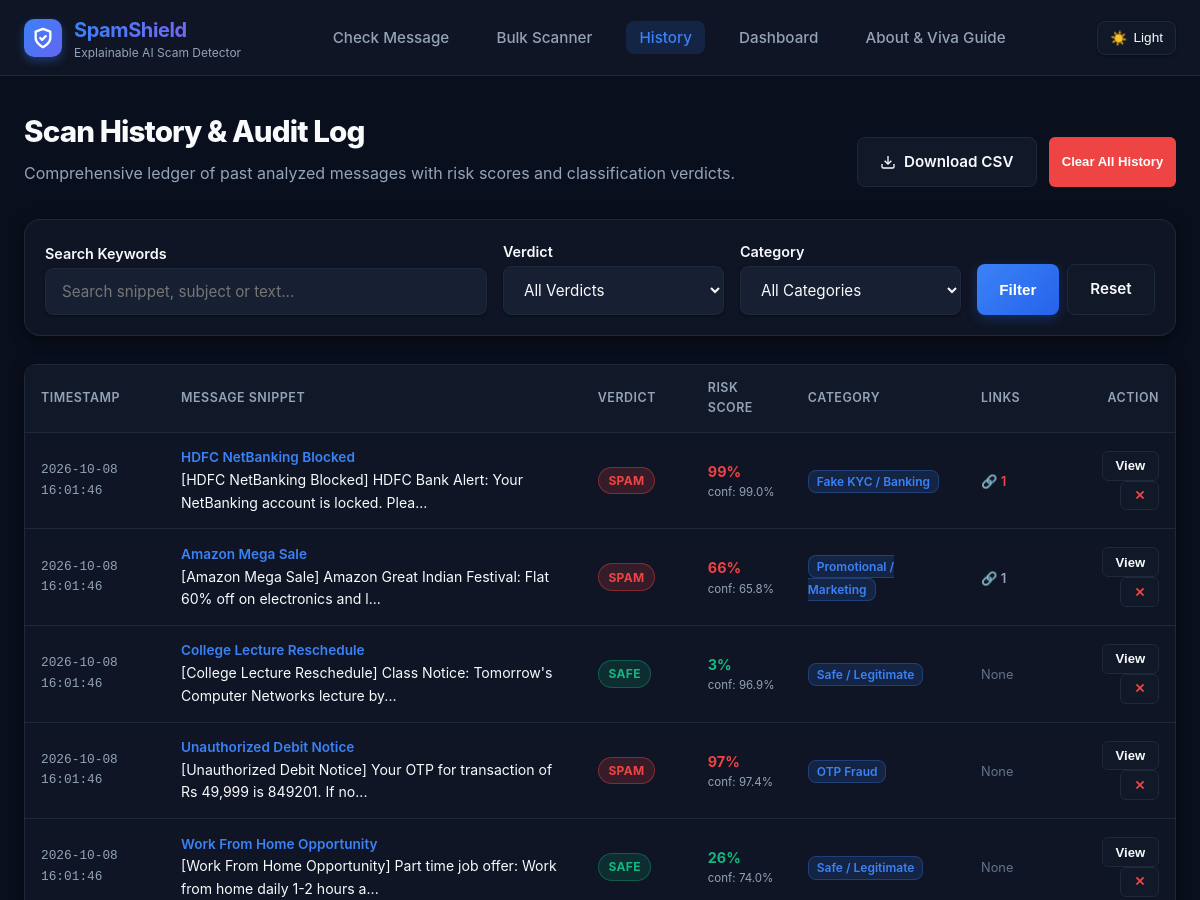
Before: /history (upper part) with the older database file.
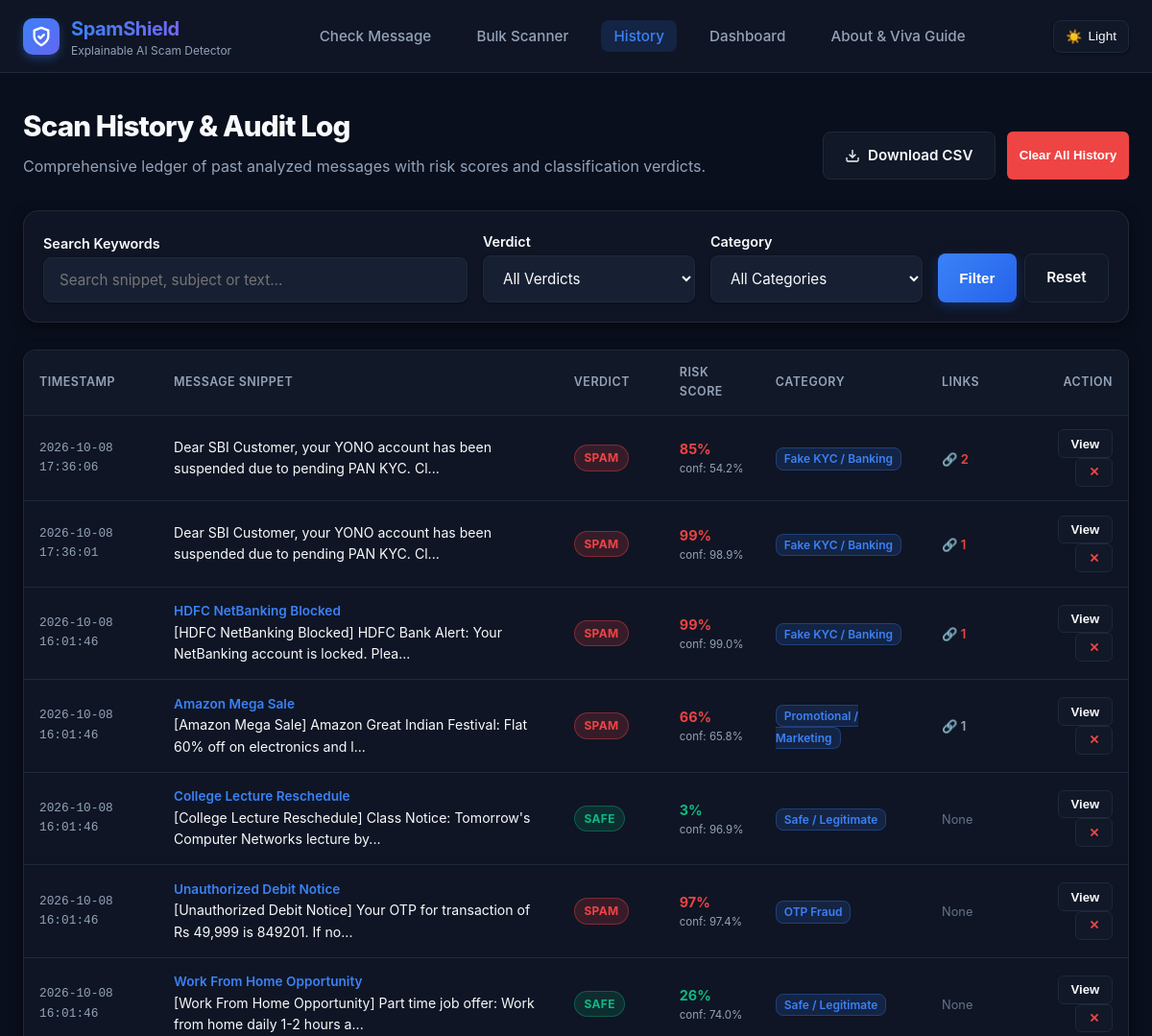
After: the same page with the newer database file.
### tables this page shows
CREATE TABLE checks (
            id INTEGER PRIMARY KEY AUTOINCREMENT,
            timestamp DATETIME DEFAULT CURRENT_TIMESTAMP,
            subject TEXT,
            message TEXT NOT NULL,
            snippet TEXT NOT NULL,
            verdict TEXT NOT NULL,
            risk_score INTEGER NOT NULL,
            confidence REAL NOT NULL,
            category TEXT NOT NULL,
            flagged_words TEXT,
            links_count INTEGER DEFAULT 0,
            suspicious_links INTEGER DEFAULT 0
        );

### app.py (the view)
@app.route('/history')
def history():
    search = request.args.get('search', '').strip()
    verdict = request.args.get('verdict', '').strip()
    category = request.args.get('category', '').strip()
    records = database.get_history(search=search, verdict_filter=verdict, category_filter=category)
    return render_template(
        'history.html',
        records=records,
        search=search,
        verdict=verdict,
        category=category,
        total_count=len(records)
    )

### database.py (called while the page is built)
def get_db_connection():
    conn = sqlite3.connect(DB_PATH)
    conn.row_factory = sqlite3.Row
    return conn

def init_db():
    conn = get_db_connection()
    cursor = conn.cursor()
    cursor.execute("""
        CREATE TABLE IF NOT EXISTS checks (
            id INTEGER PRIMARY KEY AUTOINCREMENT,
            timestamp DATETIME DEFAULT CURRENT_TIMESTAMP,
            subject TEXT,
            message TEXT NOT NULL,
            snippet TEXT NOT NULL,
            verdict TEXT NOT NULL,
            risk_score INTEGER NOT NULL,
            confidence REAL NOT NULL,
            category TEXT NOT NULL,
            flagged_words TEXT,
            links_count INTEGER DEFAULT 0,
            suspicious_links INTEGER DEFAULT 0
        );
    """)
    conn.commit()
    conn.close()

### templates/history.html (shortened to what this page needs)
{% extends "base.html" %}
{% block content %}
<div class="page-header" style="display: flex; justify-content: space-between; align-items: flex-end; flex-wrap: wrap; gap: 1rem;">
  <div>
    <h2>Scan History & Audit Log</h2>
    <p>Comprehensive ledger of past analyzed messages with risk scores and classification verdicts.</p>
  </div>
  <div class="btn-group">
    <a href="{{ url_for('history_download') }}" class="btn btn-secondary">
      <svg width="16" height="16" viewBox="0 0 24 24" fill="none" stroke="currentColor" stroke-width="2">
        <path d="M21 15v4a2 2 0 0 1-2 2H5a2 2 0 0 1-2-2v-4"/>
        <polyline points="7 10 12 15 17 10"/>
        <line x1="12" y1="15" x2="12" y2="3"/>
      </svg>
      Download CSV
    </a>
    <button type="button" id="clearHistoryBtn" class="btn btn-danger btn-sm">
      Clear All History
    </button>
  </div>
</div>
<div class="glass-card" style="padding: 1.25rem; margin-bottom: 1.75rem;">
  <form method="GET" action="{{ url_for('history') }}" style="display: flex; gap: 1rem; flex-wrap: wrap; align-items: flex-end;">
    <div style="flex: 2; min-width: 220px;">
      <label class="form-label" style="margin-bottom: 0.2rem;">Search Keywords</label>
      <input
        type="text"
        name="search"
        value="{{ search }}"
        class="form-input"
        placeholder="Search snippet, subject or text..."
      >
    </div>
    <div style="flex: 1; min-width: 140px;">
      <label class="form-label" style="margin-bottom: 0.2rem;">Verdict</label>
      <select name="verdict" class="form-select">
        <option value="">All Verdicts</option>
      </select>
    </div>
    <div style="flex: 1; min-width: 170px;">
      <label class="form-label" style="margin-bottom: 0.2rem;">Category</label>
      <select name="category" class="form-select">
        <option value="">All Categories</option>
      </select>
    </div>
    <div style="display: flex; gap: 0.5rem;">
      <button type="submit" class="btn btn-primary">Filter</button>
      <a href="{{ url_for('history') }}" class="btn btn-secondary">Reset</a>
    </div>
  </form>
</div>
<div class="glass-card table-wrapper">
  {% if records %}
  <table class="data-table">
    <thead>
      <tr>
        <th style="width: 140px;">Timestamp</th>
        <th>Message Snippet</th>
        <th style="width: 110px;">Verdict</th>
        <th style="width: 100px;">Risk Score</th>
        <th>Category</th>
        <th style="width: 90px;">Links</th>
        <th style="width: 120px; text-align: right;">Action</th>
      </tr>
    </thead>
    <tbody>
      {% for item in records %}
      <tr id="row-{{ item.id }}">
        <td style="font-size: 0.8rem; color: var(--text-muted); font-family: monospace;">
          {{ item.timestamp }}
        </td>
        <td>
          {% if item.subject %}
            <div style="font-weight: 600; font-size: 0.85rem; color: var(--primary);">
              {{ item.subject }}
            </div>
          {% endif %}
          <div style="color: var(--text-main); font-size: 0.88rem;">
            {{ item.snippet }}
          </div>
        </td>
        <td>
          {% if item.verdict == 'SPAM' %}
            <span class="badge badge-spam" style="padding: 0.2rem 0.6rem; font-size: 0.75rem;">SPAM</span>
          {% elif item.verdict == 'SUSPICIOUS' %}
            <span class="badge badge-suspicious" style="padding: 0.2rem 0.6rem; font-size: 0.75rem;">SUSPICIOUS</span>
          {% else %}
            <span class="badge badge-safe" style="padding: 0.2rem 0.6rem; font-size: 0.75rem;">SAFE</span>
          {% endif %}
        </td>
        <td>
          <strong style="{% if item.risk_score >= 65 %}color: var(--spam);{% elif item.risk_score >= 35 %}color: var(--suspicious);{% else %}color: var(--safe);{% endif %}">
            {{ item.risk_score }}%
          </strong>
          <span style="font-size: 0.72rem; color: var(--text-muted); display: block;">
            conf: {{ item.confidence }}%
          </span>
        </td>
        <td>
          <span class="badge-category" style="font-size: 0.75rem; padding: 0.2rem 0.5rem;">
            {{ item.category }}
          </span>
        </td>
        <td>
          {% if item.links_count > 0 %}
            <span style="font-size: 0.82rem; font-weight: 600; {% if item.suspicious_links > 0 %}color: var(--spam);{% else %}color: var(--text-muted);{% endif %}">
              🔗 {{ item.links_count }}
            </span>
          {% else %}
            <span style="color: var(--text-dim); font-size: 0.8rem;">None</span>
          {% endif %}
        </td>
        <td style="text-align: right;">
          <button
            type="button"
            class="btn btn-secondary btn-sm view-details-btn"
            data-id="{{ item.id }}"
            data-time="{{ item.timestamp }}"
            data-subject="{{ item.subject }}"
            data-message="{{ item.message | e }}"
            data-verdict="{{ item.verdict }}"
            data-score="{{ item.risk_score }}"
            data-category="{{ item.category }}"
            title="Inspect full text"
          >
            View
          </button>
          <button
            type="button"
            class="btn btn-secondary btn-sm delete-btn"
            data-id="{{ item.id }}"
            style="color: var(--spam); margin-left: 4px;"
            title="Delete this record"
          >
            ✕
          </button>
        </td>
      </tr>
      {% endfor %}
    </tbody>
  </table>
  {% endif %}
</div>
{% endblock %}

### templates/base.html (shortened to what this page needs)
<!DOCTYPE html>
<html lang="en" data-theme="dark">
<head>
  <link rel="stylesheet" href="{{ url_for('static', filename='css/style.css') }}">
</head>
<body>
  <nav class="navbar">
    <div class="nav-container">
      <a href="{{ url_for('index') }}" class="brand">
        <div class="brand-icon">
          <svg width="22" height="22" viewBox="0 0 24 24" fill="none" stroke="currentColor" stroke-width="2.5" stroke-linecap="round" stroke-linejoin="round">
            <path d="M12 22s8-4 8-10V5l-8-3-8 3v7c0 6 8 10 8 10z"/>
            <path d="m9 12 2 2 4-4"/>
          </svg>
        </div>
        <div class="brand-text">
          <h1>SpamShield</h1>
          <span>Explainable AI Scam Detector</span>
        </div>
      </a>
      <ul class="nav-links">
        <li>
          <a href="{{ url_for('index') }}" class="nav-link {% if request.path == '/' %}active{% endif %}">
            Check Message
          </a>
        </li>
        <li>
          <a href="{{ url_for('bulk') }}" class="nav-link {% if request.path == '/bulk' %}active{% endif %}">
            Bulk Scanner
          </a>
        </li>
        <li>
          <a href="{{ url_for('history') }}" class="nav-link {% if request.path == '/history' %}active{% endif %}">
            History
          </a>
        </li>
        <li>
          <a href="{{ url_for('dashboard') }}" class="nav-link {% if request.path == '/dashboard' %}active{% endif %}">
            Dashboard
          </a>
        </li>
        <li>
          <a href="{{ url_for('about') }}" class="nav-link {% if request.path == '/about' %}active{% endif %}">
            About & Viva Guide
          </a>
        </li>
      </ul>
      <div class="nav-actions">
        <button id="themeToggleBtn" class="theme-toggle" aria-label="Toggle theme">
          <span id="themeIcon">☀️</span>
          <span id="themeText">Light</span>
        </button>
      </div>
    </div>
  </nav>
  <main class="main-wrapper">
    {% block content %}{% endblock %}
  </main>
</body>
</html>

Changed rows visible on the page:
added checks: timestamp "2026-10-08 17:36:06", snippet "Dear SBI Customer, your YONO account has been suspended due to pending PAN KYC. Cl...", verdict "SPAM", risk_score "85", confidence "54.2", category "Fake KYC / Banking", links_count "2"
added checks: timestamp "2026-10-08 17:36:01", snippet "Dear SBI Customer, your YONO account has been suspended due to pending PAN KYC. Cl...", verdict "SPAM", risk_score "99", confidence "98.9", category "Fake KYC / Banking", links_count "1"
